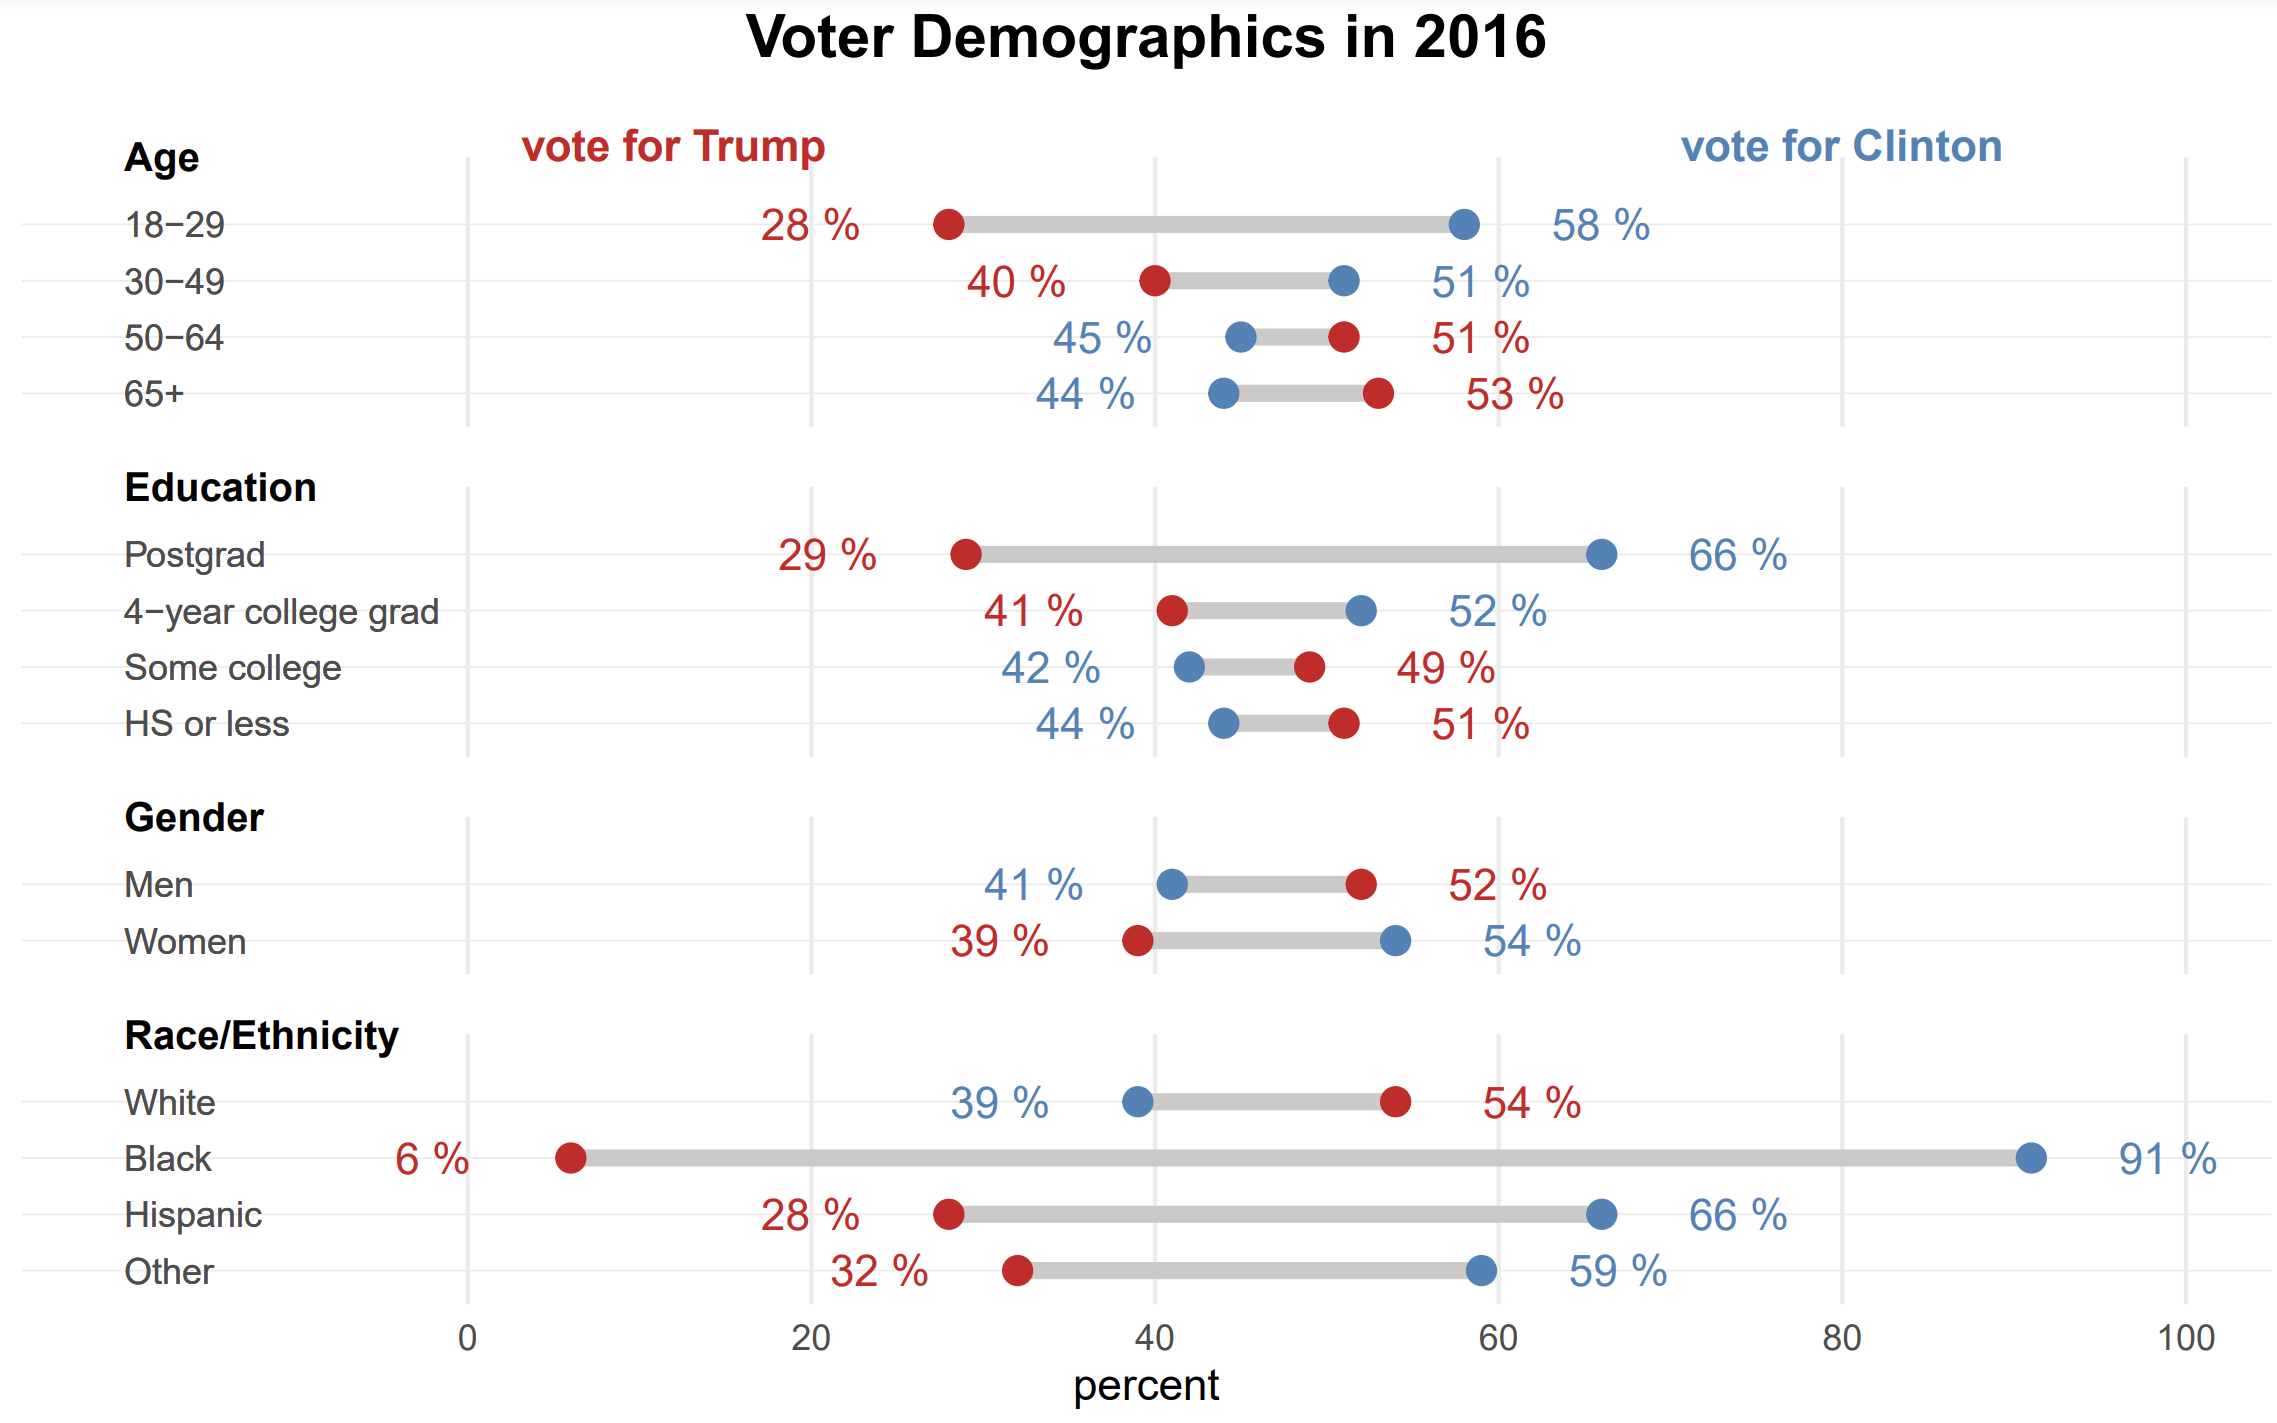

Write R code to recreate this figure.

#Import bibliotecas
#install.packages("tidyr")
library(ggplot2)
library(dplyr)
library(tidyr)
library(stringr)

d <- read.csv("C:/Users/g_mac/OneDrive/Documentos/00_Projetos_Compartilhados/00_Visulizalizacao_de_dados/R/Votacao_demografica/Trump_vs_Clinton.csv")

d.ordered <- d %>%
  mutate(category = factor(category, levels = rev(d$category))) 

d.tidy <- d.ordered %>% 
  # tidy up
  pivot_longer(contains("Vote"), 
               names_to = "candidate", values_to = "percent") %>% 
  mutate(candidate = str_remove(candidate, "Vote.for.")) %>% 
  
  # mark the candidate with the most votes in each voting group
  group_by(category) %>% 
  mutate(is.max = percent == max(percent))

head(d.tidy, n = 3)


#Visualização
# 1. Crie segmentos de linha e pontos. 
p1 <- d.tidy %>% 
  ggplot(aes(x = category, y = percent)) +
  
  # using the dataset before tidy up to create the segments
  geom_segment(data = d.ordered,
               aes(x = category, xend = category,
                   y = Vote.for.Clinton, yend = Vote.for.Trump), 
               color = "snow3", linewidth = 2) +
  
  # points created using the "global" d.tidy dataset
  geom_point(aes(color = candidate), size = 3) +
  scale_color_manual(values = c("Clinton" = "steelblue", 
                                "Trump" = "firebrick3"))
p1

#2. Inverta e facete o gráfico.
p2 <- p1 + 
  coord_flip(clip = "off") + # flip the plot
  
  # facet the plot based on voting groups
  facet_grid(group ~ ., scales = "free", space = "free_y")  
p2

# 3. Adicione títulos de painel manualmente no canto superior esquerdo, em substituição aos padrões
p3 <- p2 + 
  # use the same `group` variable which has been used for faceting
  geom_text(data = tibble(group = c("Age", "Education", "Gender", "Race/Ethnicity")),
            aes(x = c(5.2, 5.2, 3.2, 5.2), 
                y = -20, 
                label = group), 
            hjust = 0, fontface = "bold", size = 3.5) 
p3

#4. Adicione manualmente os rótulos
p4 <- p3 +
  geom_text(aes(y = -20, label = category),
            hjust = 0, size = 3, color = "grey30")
p4

#5. Remova os títulos dos painéis padrão

p5 <- p4 + 
  theme_minimal() +
  theme(axis.text.y = element_blank(),
        axis.title.y = element_blank(),
        strip.text = element_blank(),
        
        # adjust distance between subplots
        panel.spacing.y = unit(15, "pt")) 
p5

#6. Ajuste a grade do painel vertical
p6 <- p5 + scale_y_continuous(
  breaks = seq(0, 100, 20),
  minor_breaks = NULL) + # remove the minor vertical grids 
  theme(panel.grid.major.y = element_line(linewidth = .2))
p6

#7. Adicione rótulos de texto da porcentagem de votação.
p7 <- p6 + 
  geom_text(
    aes(label = paste(percent, "%"), 
        y = ifelse(is.max == T, percent + 8, percent - 8),
        color = candidate),
    show.legend = F) 
p7


#8. Adicione anotações de texto
p8 <- p7 +
  # add text annotation in the top first panel
  geom_text(
    data = tibble(percent = c(12, 80), 
                  category = "18-29",
                  text = c("vote for Trump", "vote for Clinton"),
                  group = "Age"), # texts added only to the 1st panel "Age"
    aes(x = category, y = percent, label = text),
    
    color = c("firebrick3", "steelblue"), 
    fontface = "bold", size = 4,
    vjust = -2) + # text shifted upward
  
  # remove default legend
  theme(legend.position = "none") + 
  
  # adjust the plot title
  labs(title = "Voter Demographics in 2016\n")  +
  theme(plot.title = element_text(face = "bold", hjust = .5, size = 15))

p8



ggsave(filename = "Votacao_demografica.pdf",
      path = "C:/Users/g_mac/OneDrive/Documentos/00_Projetos_Compartilhados/00_Visulizalizacao_de_dados/R/Votacao_demografica",
      width = 8, height = 5)